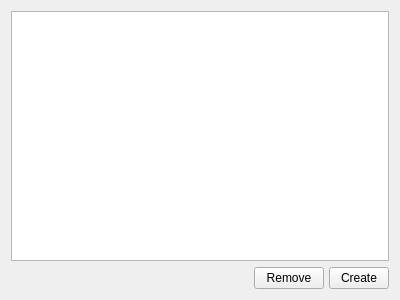
<?xml version="1.0" encoding="UTF-8"?>
<ui version="4.0">
 <class>SceneWidget</class>
 <widget class="QWidget" name="SceneWidget">
  <property name="geometry">
   <rect>
    <x>0</x>
    <y>0</y>
    <width>400</width>
    <height>300</height>
   </rect>
  </property>
  <property name="windowTitle">
   <string>Form</string>
  </property>
  <layout class="QVBoxLayout" name="verticalLayout">
   <item>
    <layout class="QHBoxLayout" name="horizontalLayout">
     <item>
      <widget class="QTreeView" name="view"/>
     </item>
    </layout>
   </item>
   <item>
    <layout class="QHBoxLayout" name="horizontalLayout_2">
     <property name="spacing">
      <number>5</number>
     </property>
     <item>
      <spacer name="horizontalSpacer">
       <property name="orientation">
        <enum>Qt::Horizontal</enum>
       </property>
       <property name="sizeType">
        <enum>QSizePolicy::Expanding</enum>
       </property>
       <property name="sizeHint" stdset="0">
        <size>
         <width>40</width>
         <height>15</height>
        </size>
       </property>
      </spacer>
     </item>
     <item>
      <widget class="QPushButton" name="remove">
       <property name="sizePolicy">
        <sizepolicy hsizetype="Minimum" vsizetype="Preferred">
         <horstretch>0</horstretch>
         <verstretch>0</verstretch>
        </sizepolicy>
       </property>
       <property name="minimumSize">
        <size>
         <width>0</width>
         <height>10</height>
        </size>
       </property>
       <property name="maximumSize">
        <size>
         <width>70</width>
         <height>23</height>
        </size>
       </property>
       <property name="baseSize">
        <size>
         <width>0</width>
         <height>10</height>
        </size>
       </property>
       <property name="text">
        <string>Remove</string>
       </property>
      </widget>
     </item>
     <item>
      <widget class="QPushButton" name="add">
       <property name="sizePolicy">
        <sizepolicy hsizetype="Minimum" vsizetype="Preferred">
         <horstretch>0</horstretch>
         <verstretch>0</verstretch>
        </sizepolicy>
       </property>
       <property name="minimumSize">
        <size>
         <width>0</width>
         <height>10</height>
        </size>
       </property>
       <property name="maximumSize">
        <size>
         <width>60</width>
         <height>23</height>
        </size>
       </property>
       <property name="baseSize">
        <size>
         <width>0</width>
         <height>10</height>
        </size>
       </property>
       <property name="text">
        <string>Create</string>
       </property>
       <property name="iconSize">
        <size>
         <width>20</width>
         <height>10</height>
        </size>
       </property>
       <property name="autoDefault">
        <bool>false</bool>
       </property>
       <property name="default">
        <bool>false</bool>
       </property>
       <property name="flat">
        <bool>false</bool>
       </property>
      </widget>
     </item>
    </layout>
   </item>
  </layout>
 </widget>
 <resources/>
 <connections/>
</ui>
